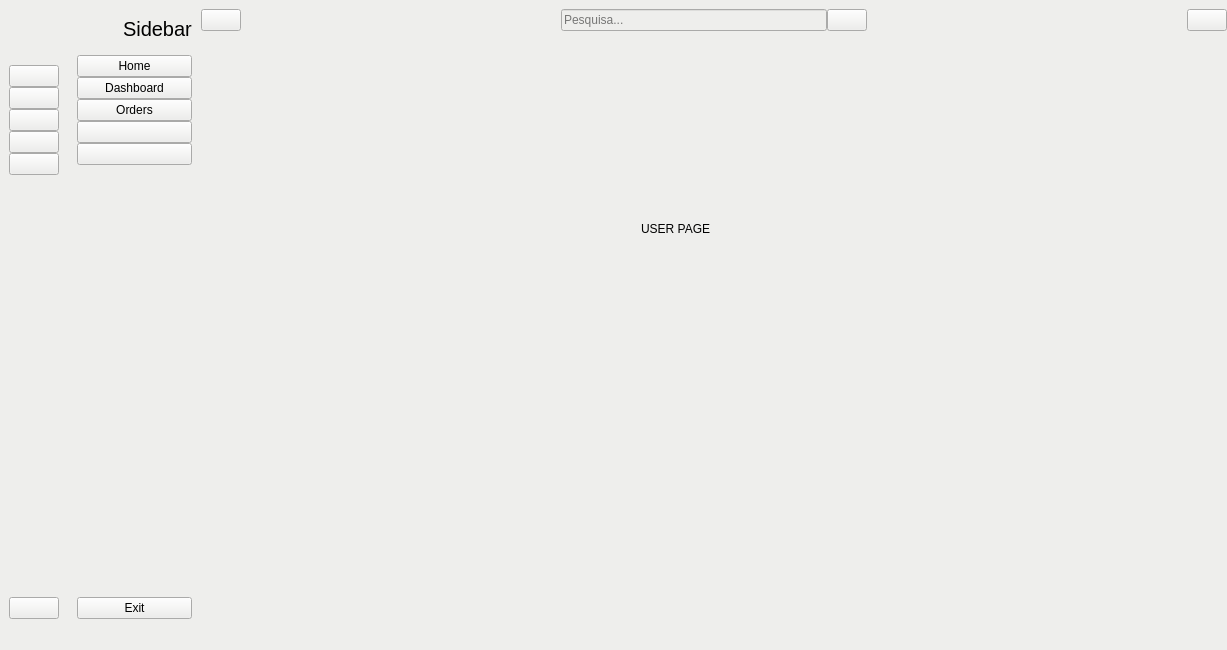
<?xml version="1.0" encoding="UTF-8"?>
<ui version="4.0">
 <class>MainWindow</class>
 <widget class="QMainWindow" name="MainWindow">
  <property name="geometry">
   <rect>
    <x>0</x>
    <y>0</y>
    <width>1227</width>
    <height>650</height>
   </rect>
  </property>
  <property name="windowTitle">
   <string>MainWindow</string>
  </property>
  <property name="styleSheet">
   <string notr="true">background-color: rgb(238, 238, 236);
color: rgb(0, 0, 0);</string>
  </property>
  <widget class="QWidget" name="centralwidget">
   <layout class="QGridLayout" name="gridLayout">
    <property name="leftMargin">
     <number>0</number>
    </property>
    <property name="topMargin">
     <number>0</number>
    </property>
    <property name="rightMargin">
     <number>0</number>
    </property>
    <property name="bottomMargin">
     <number>0</number>
    </property>
    <property name="spacing">
     <number>0</number>
    </property>
    <item row="0" column="0">
     <widget class="QWidget" name="icon_only_widget" native="true">
      <layout class="QVBoxLayout" name="verticalLayout_3">
       <item>
        <layout class="QHBoxLayout" name="horizontalLayout_3">
         <item>
          <widget class="QLabel" name="label">
           <property name="minimumSize">
            <size>
             <width>50</width>
             <height>50</height>
            </size>
           </property>
           <property name="maximumSize">
            <size>
             <width>50</width>
             <height>50</height>
            </size>
           </property>
           <property name="text">
            <string/>
           </property>
           <property name="pixmap">
            <pixmap resource="resource.qrc">:/icon/icon/Logo.png</pixmap>
           </property>
           <property name="scaledContents">
            <bool>true</bool>
           </property>
          </widget>
         </item>
        </layout>
       </item>
       <item>
        <layout class="QVBoxLayout" name="verticalLayout">
         <property name="spacing">
          <number>0</number>
         </property>
         <item>
          <widget class="QPushButton" name="home_btn_1">
           <property name="minimumSize">
            <size>
             <width>20</width>
             <height>20</height>
            </size>
           </property>
           <property name="text">
            <string/>
           </property>
           <property name="icon">
            <iconset resource="resource.qrc">
             <normaloff>:/icon/icon/home-4-32.ico</normaloff>
             <normalon>:/icon/icon/home-4-48.ico</normalon>:/icon/icon/home-4-32.ico</iconset>
           </property>
           <property name="iconSize">
            <size>
             <width>20</width>
             <height>20</height>
            </size>
           </property>
           <property name="checkable">
            <bool>true</bool>
           </property>
           <property name="autoExclusive">
            <bool>true</bool>
           </property>
          </widget>
         </item>
         <item>
          <widget class="QPushButton" name="dashboard_btn_1">
           <property name="minimumSize">
            <size>
             <width>20</width>
             <height>20</height>
            </size>
           </property>
           <property name="text">
            <string/>
           </property>
           <property name="icon">
            <iconset resource="resource.qrc">
             <normaloff>:/icon/icon/dashboard-5-32.ico</normaloff>
             <normalon>:/icon/icon/dashboard-5-48.ico</normalon>:/icon/icon/dashboard-5-32.ico</iconset>
           </property>
           <property name="iconSize">
            <size>
             <width>20</width>
             <height>20</height>
            </size>
           </property>
           <property name="checkable">
            <bool>true</bool>
           </property>
           <property name="autoExclusive">
            <bool>true</bool>
           </property>
          </widget>
         </item>
         <item>
          <widget class="QPushButton" name="orders_btn_1">
           <property name="minimumSize">
            <size>
             <width>20</width>
             <height>20</height>
            </size>
           </property>
           <property name="text">
            <string/>
           </property>
           <property name="icon">
            <iconset resource="resource.qrc">
             <normaloff>:/icon/icon/activity-feed-32.ico</normaloff>
             <normalon>:/icon/icon/activity-feed-48.ico</normalon>:/icon/icon/activity-feed-32.ico</iconset>
           </property>
           <property name="iconSize">
            <size>
             <width>20</width>
             <height>20</height>
            </size>
           </property>
           <property name="checkable">
            <bool>true</bool>
           </property>
           <property name="autoExclusive">
            <bool>true</bool>
           </property>
          </widget>
         </item>
         <item>
          <widget class="QPushButton" name="pushButton_4">
           <property name="minimumSize">
            <size>
             <width>20</width>
             <height>20</height>
            </size>
           </property>
           <property name="text">
            <string/>
           </property>
           <property name="iconSize">
            <size>
             <width>20</width>
             <height>20</height>
            </size>
           </property>
           <property name="checkable">
            <bool>true</bool>
           </property>
           <property name="autoExclusive">
            <bool>true</bool>
           </property>
          </widget>
         </item>
         <item>
          <widget class="QPushButton" name="pushButton_5">
           <property name="minimumSize">
            <size>
             <width>20</width>
             <height>20</height>
            </size>
           </property>
           <property name="text">
            <string/>
           </property>
           <property name="iconSize">
            <size>
             <width>20</width>
             <height>20</height>
            </size>
           </property>
           <property name="checkable">
            <bool>true</bool>
           </property>
           <property name="autoExclusive">
            <bool>true</bool>
           </property>
          </widget>
         </item>
        </layout>
       </item>
       <item>
        <spacer name="verticalSpacer">
         <property name="orientation">
          <enum>Qt::Vertical</enum>
         </property>
         <property name="sizeHint" stdset="0">
          <size>
           <width>20</width>
           <height>359</height>
          </size>
         </property>
        </spacer>
       </item>
       <item>
        <widget class="QPushButton" name="exit_btn_1">
         <property name="minimumSize">
          <size>
           <width>20</width>
           <height>20</height>
          </size>
         </property>
         <property name="text">
          <string/>
         </property>
         <property name="icon">
          <iconset resource="resource.qrc">
           <normaloff>:/icon/icon/close-window-64.ico</normaloff>:/icon/icon/close-window-64.ico</iconset>
         </property>
         <property name="iconSize">
          <size>
           <width>20</width>
           <height>20</height>
          </size>
         </property>
        </widget>
       </item>
      </layout>
     </widget>
    </item>
    <item row="0" column="1">
     <widget class="QWidget" name="full_menu_widget" native="true">
      <layout class="QVBoxLayout" name="verticalLayout_4">
       <item>
        <layout class="QHBoxLayout" name="horizontalLayout_2">
         <item>
          <widget class="QLabel" name="label_2">
           <property name="minimumSize">
            <size>
             <width>40</width>
             <height>40</height>
            </size>
           </property>
           <property name="maximumSize">
            <size>
             <width>40</width>
             <height>40</height>
            </size>
           </property>
           <property name="text">
            <string/>
           </property>
           <property name="pixmap">
            <pixmap resource="resource.qrc">:/icon/icon/Logo.png</pixmap>
           </property>
           <property name="scaledContents">
            <bool>true</bool>
           </property>
          </widget>
         </item>
         <item>
          <widget class="QLabel" name="label_3">
           <property name="font">
            <font>
             <pointsize>15</pointsize>
            </font>
           </property>
           <property name="text">
            <string>Sidebar</string>
           </property>
          </widget>
         </item>
        </layout>
       </item>
       <item>
        <layout class="QVBoxLayout" name="verticalLayout_2">
         <property name="spacing">
          <number>0</number>
         </property>
         <item>
          <widget class="QPushButton" name="home_btn_2">
           <property name="minimumSize">
            <size>
             <width>14</width>
             <height>14</height>
            </size>
           </property>
           <property name="text">
            <string>Home</string>
           </property>
           <property name="icon">
            <iconset resource="resource.qrc">
             <normaloff>:/icon/icon/home-4-32.ico</normaloff>
             <normalon>:/icon/icon/home-4-48.ico</normalon>:/icon/icon/home-4-32.ico</iconset>
           </property>
           <property name="iconSize">
            <size>
             <width>14</width>
             <height>14</height>
            </size>
           </property>
           <property name="checkable">
            <bool>true</bool>
           </property>
           <property name="autoExclusive">
            <bool>true</bool>
           </property>
          </widget>
         </item>
         <item>
          <widget class="QPushButton" name="dashboard_btn_2">
           <property name="minimumSize">
            <size>
             <width>14</width>
             <height>14</height>
            </size>
           </property>
           <property name="text">
            <string>Dashboard</string>
           </property>
           <property name="icon">
            <iconset resource="resource.qrc">
             <normaloff>:/icon/icon/dashboard-5-32.ico</normaloff>
             <normalon>:/icon/icon/dashboard-5-48.ico</normalon>:/icon/icon/dashboard-5-32.ico</iconset>
           </property>
           <property name="iconSize">
            <size>
             <width>14</width>
             <height>14</height>
            </size>
           </property>
           <property name="checkable">
            <bool>true</bool>
           </property>
           <property name="autoExclusive">
            <bool>true</bool>
           </property>
          </widget>
         </item>
         <item>
          <widget class="QPushButton" name="orders_btn_2">
           <property name="minimumSize">
            <size>
             <width>14</width>
             <height>14</height>
            </size>
           </property>
           <property name="text">
            <string>Orders</string>
           </property>
           <property name="icon">
            <iconset resource="resource.qrc">
             <normaloff>:/icon/icon/activity-feed-32.ico</normaloff>:/icon/icon/activity-feed-32.ico</iconset>
           </property>
           <property name="iconSize">
            <size>
             <width>14</width>
             <height>14</height>
            </size>
           </property>
           <property name="checkable">
            <bool>true</bool>
           </property>
           <property name="autoExclusive">
            <bool>true</bool>
           </property>
          </widget>
         </item>
         <item>
          <widget class="QPushButton" name="pushButton_10">
           <property name="minimumSize">
            <size>
             <width>14</width>
             <height>14</height>
            </size>
           </property>
           <property name="text">
            <string/>
           </property>
           <property name="iconSize">
            <size>
             <width>14</width>
             <height>14</height>
            </size>
           </property>
           <property name="checkable">
            <bool>true</bool>
           </property>
           <property name="autoExclusive">
            <bool>true</bool>
           </property>
          </widget>
         </item>
         <item>
          <widget class="QPushButton" name="pushButton_11">
           <property name="minimumSize">
            <size>
             <width>14</width>
             <height>14</height>
            </size>
           </property>
           <property name="text">
            <string/>
           </property>
           <property name="iconSize">
            <size>
             <width>14</width>
             <height>14</height>
            </size>
           </property>
           <property name="checkable">
            <bool>true</bool>
           </property>
           <property name="autoExclusive">
            <bool>true</bool>
           </property>
          </widget>
         </item>
        </layout>
       </item>
       <item>
        <spacer name="verticalSpacer_2">
         <property name="orientation">
          <enum>Qt::Vertical</enum>
         </property>
         <property name="sizeHint" stdset="0">
          <size>
           <width>20</width>
           <height>373</height>
          </size>
         </property>
        </spacer>
       </item>
       <item>
        <widget class="QPushButton" name="exit_btn_2">
         <property name="minimumSize">
          <size>
           <width>14</width>
           <height>14</height>
          </size>
         </property>
         <property name="text">
          <string>Exit</string>
         </property>
         <property name="icon">
          <iconset resource="resource.qrc">
           <normaloff>:/icon/icon/close-window-64.ico</normaloff>:/icon/icon/close-window-64.ico</iconset>
         </property>
         <property name="iconSize">
          <size>
           <width>14</width>
           <height>14</height>
          </size>
         </property>
        </widget>
       </item>
      </layout>
     </widget>
    </item>
    <item row="0" column="2">
     <widget class="QWidget" name="widget_3" native="true">
      <layout class="QVBoxLayout" name="verticalLayout_5">
       <property name="spacing">
        <number>0</number>
       </property>
       <property name="leftMargin">
        <number>0</number>
       </property>
       <property name="topMargin">
        <number>0</number>
       </property>
       <property name="rightMargin">
        <number>0</number>
       </property>
       <property name="bottomMargin">
        <number>0</number>
       </property>
       <item>
        <widget class="QWidget" name="widget_4" native="true">
         <property name="minimumSize">
          <size>
           <width>0</width>
           <height>40</height>
          </size>
         </property>
         <layout class="QHBoxLayout" name="horizontalLayout_4">
          <property name="spacing">
           <number>0</number>
          </property>
          <property name="leftMargin">
           <number>0</number>
          </property>
          <property name="topMargin">
           <number>0</number>
          </property>
          <property name="rightMargin">
           <number>0</number>
          </property>
          <property name="bottomMargin">
           <number>0</number>
          </property>
          <item>
           <widget class="QPushButton" name="change_btn">
            <property name="text">
             <string/>
            </property>
            <property name="icon">
             <iconset resource="resource.qrc">
              <normaloff>:/icon/icon/menu-4-32.ico</normaloff>:/icon/icon/menu-4-32.ico</iconset>
            </property>
            <property name="iconSize">
             <size>
              <width>14</width>
              <height>14</height>
             </size>
            </property>
            <property name="checkable">
             <bool>true</bool>
            </property>
           </widget>
          </item>
          <item>
           <spacer name="horizontalSpacer">
            <property name="orientation">
             <enum>Qt::Horizontal</enum>
            </property>
            <property name="sizeHint" stdset="0">
             <size>
              <width>320</width>
              <height>20</height>
             </size>
            </property>
           </spacer>
          </item>
          <item>
           <layout class="QHBoxLayout" name="horizontalLayout">
            <item>
             <widget class="QLineEdit" name="search_input">
              <property name="placeholderText">
               <string>Pesquisa...</string>
              </property>
             </widget>
            </item>
            <item>
             <widget class="QPushButton" name="search_btn">
              <property name="icon">
               <iconset resource="resource.qrc">
                <normaloff>:/icon/icon/search-13-48.ico</normaloff>:/icon/icon/search-13-48.ico</iconset>
              </property>
             </widget>
            </item>
           </layout>
          </item>
          <item>
           <spacer name="horizontalSpacer_2">
            <property name="orientation">
             <enum>Qt::Horizontal</enum>
            </property>
            <property name="sizeHint" stdset="0">
             <size>
              <width>320</width>
              <height>20</height>
             </size>
            </property>
           </spacer>
          </item>
          <item>
           <widget class="QPushButton" name="user_btn">
            <property name="text">
             <string/>
            </property>
            <property name="icon">
             <iconset resource="resource.qrc">
              <normaloff>:/icon/icon/user-48.ico</normaloff>:/icon/icon/user-48.ico</iconset>
            </property>
           </widget>
          </item>
         </layout>
        </widget>
       </item>
       <item>
        <widget class="QStackedWidget" name="stackedWidget">
         <property name="currentIndex">
          <number>4</number>
         </property>
         <widget class="QWidget" name="page">
          <widget class="QLabel" name="label_4">
           <property name="geometry">
            <rect>
             <x>400</x>
             <y>200</y>
             <width>67</width>
             <height>17</height>
            </rect>
           </property>
           <property name="text">
            <string>HOME</string>
           </property>
          </widget>
         </widget>
         <widget class="QWidget" name="page_2">
          <widget class="QLabel" name="label_5">
           <property name="geometry">
            <rect>
             <x>410</x>
             <y>220</y>
             <width>131</width>
             <height>20</height>
            </rect>
           </property>
           <property name="text">
            <string>DASHBOARD</string>
           </property>
          </widget>
         </widget>
         <widget class="QWidget" name="page_3">
          <widget class="QLabel" name="label_6">
           <property name="geometry">
            <rect>
             <x>440</x>
             <y>210</y>
             <width>67</width>
             <height>17</height>
            </rect>
           </property>
           <property name="text">
            <string>ORDERS</string>
           </property>
          </widget>
         </widget>
         <widget class="QWidget" name="page_4">
          <widget class="QLabel" name="label_7">
           <property name="geometry">
            <rect>
             <x>390</x>
             <y>150</y>
             <width>231</width>
             <height>17</height>
            </rect>
           </property>
           <property name="text">
            <string>SEARCH PAGE</string>
           </property>
          </widget>
         </widget>
         <widget class="QWidget" name="page_5">
          <widget class="QLabel" name="label_8">
           <property name="geometry">
            <rect>
             <x>440</x>
             <y>180</y>
             <width>191</width>
             <height>17</height>
            </rect>
           </property>
           <property name="text">
            <string>USER PAGE</string>
           </property>
          </widget>
         </widget>
        </widget>
       </item>
      </layout>
     </widget>
    </item>
   </layout>
  </widget>
  <widget class="QMenuBar" name="menubar">
   <property name="geometry">
    <rect>
     <x>0</x>
     <y>0</y>
     <width>1227</width>
     <height>22</height>
    </rect>
   </property>
  </widget>
  <widget class="QStatusBar" name="statusbar"/>
 </widget>
 <resources>
  <include location="resource.qrc"/>
 </resources>
 <connections>
  <connection>
   <sender>change_btn</sender>
   <signal>toggled(bool)</signal>
   <receiver>icon_only_widget</receiver>
   <slot>setVisible(bool)</slot>
   <hints>
    <hint type="sourcelabel">
     <x>215</x>
     <y>39</y>
    </hint>
    <hint type="destinationlabel">
     <x>65</x>
     <y>261</y>
    </hint>
   </hints>
  </connection>
  <connection>
   <sender>change_btn</sender>
   <signal>toggled(bool)</signal>
   <receiver>full_menu_widget</receiver>
   <slot>setHidden(bool)</slot>
   <hints>
    <hint type="sourcelabel">
     <x>228</x>
     <y>37</y>
    </hint>
    <hint type="destinationlabel">
     <x>196</x>
     <y>149</y>
    </hint>
   </hints>
  </connection>
  <connection>
   <sender>home_btn_1</sender>
   <signal>toggled(bool)</signal>
   <receiver>home_btn_2</receiver>
   <slot>setChecked(bool)</slot>
   <hints>
    <hint type="sourcelabel">
     <x>39</x>
     <y>99</y>
    </hint>
    <hint type="destinationlabel">
     <x>174</x>
     <y>95</y>
    </hint>
   </hints>
  </connection>
  <connection>
   <sender>dashboard_btn_1</sender>
   <signal>toggled(bool)</signal>
   <receiver>dashboard_btn_2</receiver>
   <slot>setChecked(bool)</slot>
   <hints>
    <hint type="sourcelabel">
     <x>45</x>
     <y>124</y>
    </hint>
    <hint type="destinationlabel">
     <x>125</x>
     <y>119</y>
    </hint>
   </hints>
  </connection>
  <connection>
   <sender>orders_btn_1</sender>
   <signal>toggled(bool)</signal>
   <receiver>orders_btn_2</receiver>
   <slot>setChecked(bool)</slot>
   <hints>
    <hint type="sourcelabel">
     <x>52</x>
     <y>158</y>
    </hint>
    <hint type="destinationlabel">
     <x>119</x>
     <y>146</y>
    </hint>
   </hints>
  </connection>
  <connection>
   <sender>pushButton_4</sender>
   <signal>toggled(bool)</signal>
   <receiver>pushButton_10</receiver>
   <slot>setChecked(bool)</slot>
   <hints>
    <hint type="sourcelabel">
     <x>43</x>
     <y>178</y>
    </hint>
    <hint type="destinationlabel">
     <x>97</x>
     <y>174</y>
    </hint>
   </hints>
  </connection>
  <connection>
   <sender>pushButton_5</sender>
   <signal>toggled(bool)</signal>
   <receiver>pushButton_11</receiver>
   <slot>setChecked(bool)</slot>
   <hints>
    <hint type="sourcelabel">
     <x>50</x>
     <y>201</y>
    </hint>
    <hint type="destinationlabel">
     <x>119</x>
     <y>191</y>
    </hint>
   </hints>
  </connection>
  <connection>
   <sender>home_btn_2</sender>
   <signal>toggled(bool)</signal>
   <receiver>home_btn_1</receiver>
   <slot>setChecked(bool)</slot>
   <hints>
    <hint type="sourcelabel">
     <x>82</x>
     <y>89</y>
    </hint>
    <hint type="destinationlabel">
     <x>42</x>
     <y>106</y>
    </hint>
   </hints>
  </connection>
  <connection>
   <sender>dashboard_btn_2</sender>
   <signal>toggled(bool)</signal>
   <receiver>dashboard_btn_1</receiver>
   <slot>setChecked(bool)</slot>
   <hints>
    <hint type="sourcelabel">
     <x>182</x>
     <y>122</y>
    </hint>
    <hint type="destinationlabel">
     <x>48</x>
     <y>133</y>
    </hint>
   </hints>
  </connection>
  <connection>
   <sender>orders_btn_2</sender>
   <signal>toggled(bool)</signal>
   <receiver>orders_btn_1</receiver>
   <slot>setChecked(bool)</slot>
   <hints>
    <hint type="sourcelabel">
     <x>192</x>
     <y>135</y>
    </hint>
    <hint type="destinationlabel">
     <x>50</x>
     <y>159</y>
    </hint>
   </hints>
  </connection>
  <connection>
   <sender>pushButton_10</sender>
   <signal>toggled(bool)</signal>
   <receiver>pushButton_4</receiver>
   <slot>setChecked(bool)</slot>
   <hints>
    <hint type="sourcelabel">
     <x>179</x>
     <y>175</y>
    </hint>
    <hint type="destinationlabel">
     <x>48</x>
     <y>186</y>
    </hint>
   </hints>
  </connection>
  <connection>
   <sender>pushButton_11</sender>
   <signal>toggled(bool)</signal>
   <receiver>pushButton_5</receiver>
   <slot>setChecked(bool)</slot>
   <hints>
    <hint type="sourcelabel">
     <x>93</x>
     <y>196</y>
    </hint>
    <hint type="destinationlabel">
     <x>34</x>
     <y>202</y>
    </hint>
   </hints>
  </connection>
  <connection>
   <sender>exit_btn_1</sender>
   <signal>clicked()</signal>
   <receiver>MainWindow</receiver>
   <slot>close()</slot>
   <hints>
    <hint type="sourcelabel">
     <x>38</x>
     <y>604</y>
    </hint>
    <hint type="destinationlabel">
     <x>62</x>
     <y>680</y>
    </hint>
   </hints>
  </connection>
  <connection>
   <sender>exit_btn_2</sender>
   <signal>clicked()</signal>
   <receiver>MainWindow</receiver>
   <slot>close()</slot>
   <hints>
    <hint type="sourcelabel">
     <x>141</x>
     <y>615</y>
    </hint>
    <hint type="destinationlabel">
     <x>173</x>
     <y>675</y>
    </hint>
   </hints>
  </connection>
 </connections>
</ui>
